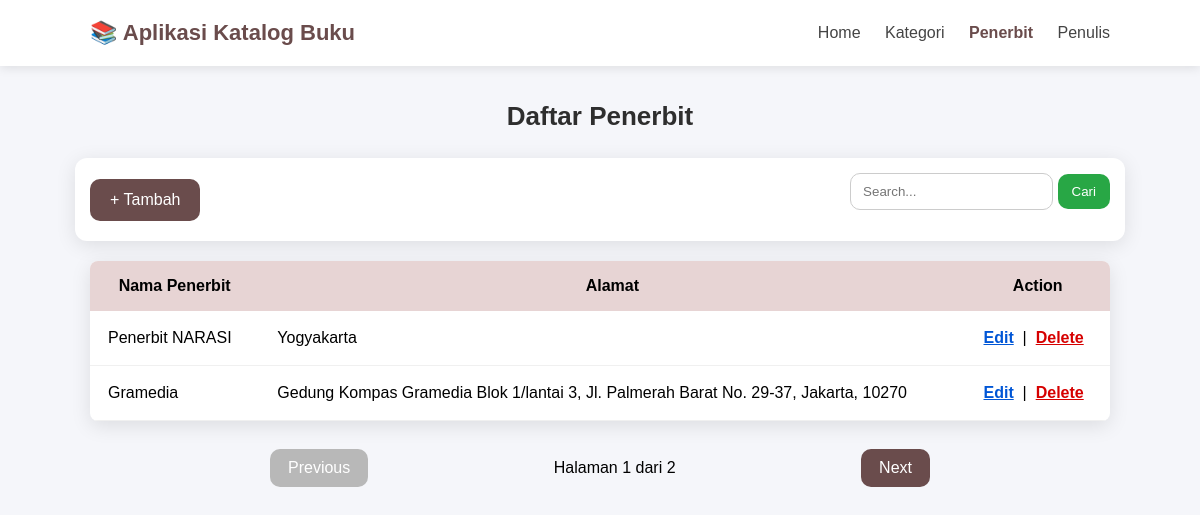
Page /penerbit/index.php on the committed database.
### tables this page shows
CREATE TABLE `penerbit` (
  `id_penerbit` int(10) NOT NULL,
  `nama_penerbit` varchar(50) NOT NULL,
  `alamat` text NOT NULL
);

### penerbit/index.php (the view, shortened to what this page needs)
<?php
require_once("../dbConnection.php");
$limit = 2;
$page = isset($_GET['page']) ? $_GET['page'] : 1;
$start = ($page - 1) * $limit;
$keyword = isset($_GET['search']) ? $_GET['search'] : "";
$where = "";
$count = mysqli_query($mysqli,
    "SELECT COUNT(*) AS total FROM penerbit $where"
);
$total = mysqli_fetch_assoc($count)['total'];
$total_page = ceil($total / $limit);
$result = mysqli_query($mysqli,
    "SELECT * FROM penerbit
     $where
     ORDER BY id_penerbit DESC
     LIMIT $start, $limit"
);
$prev = ($page > 1) ? $page - 1 : 1;
$next = ($page < $total_page) ? $page + 1 : $total_page;
?>
<html>
<head>
    <link rel="stylesheet" href="../style.css">
</head>
<body>
<div class="navbar">
    <div class="nav-container">
        <div class="logo">📚 Aplikasi Katalog Buku</div>
        <div class="menu">
            <a href="../index.php">Home</a>
            <a href="../kategori">Kategori</a>
            <a class="active" href="index.php">Penerbit</a>
            <a href="../penulis">Penulis</a>
        </div>
    </div>
</div>
<h3> Daftar Penerbit</h3>
<div class="top-bar">
    <a href="add.php" class="btn-add">+ Tambah</a>
    <form method="GET" class="form-search">
        <input type="text" name="search" placeholder="Search..." value="<?= $keyword ?>">
        <button type="submit">Cari</button>
    </form>
</div>
<table class="table-book">
    <tr>
        <th>Nama Penerbit</th>
        <th>Alamat</th>
        <th>Action</th>
    </tr>
    <?php while ($res = mysqli_fetch_assoc($result)) { ?>
        <tr>
            <td><?= $res['nama_penerbit'] ?></td>
            <td><?= $res['alamat'] ?></td>
            <td>
                <a class="edit" href="edit.php?id_penerbit=<?= $res['id_penerbit'] ?>">Edit</a>
                &nbsp;|&nbsp;
                <a class="delete"
                   href="delete.php?id_penerbit=<?= $res['id_penerbit'] ?>"
                   onclick="return confirm('Yakin ingin menghapus?')">
                    Delete
                </a>
            </td>
        </tr>
    <?php } ?>
</table>
<br>
<div class="pagination-wrapper">
	<?php if ($page > 1): ?>
		<a href="?page=<?= $prev ?>&search=<?= $keyword ?>" class="pagination-btn">
			Previous
		</a>
	<?php else: ?>
		<a class="pagination-btn disabled">Previous</a>
	<?php endif; ?>
    <span class="page-info">Halaman <?= $page ?> dari <?= $total_page ?></span>
	<?php if ($page < $total_page): ?>
    <a href="?page=<?= $next ?>&search=<?= $keyword ?>" class="pagination-btn">
        Next
    </a>
	<?php else: ?>
		<a class="pagination-btn disabled">Next</a>
	<?php endif; ?>
</div>
</body>
</html>

### style.css (style rules this page uses)
body { font-family: 'Poppins', Arial, Helvetica, sans-serif; background: #f5f6fa; margin: 0; }
.navbar { background: #ffffff; padding: 20px 0; box-shadow: 0 2px 10px rgba(0,0,0,0.1); position: sticky; top: 0; z-index: 10; }
.nav-container { width: 85%; margin: auto; display: flex; justify-content: space-between; align-items: center; }
.logo { font-size: 22px; font-weight: 600; color: #6a4c4c; }
.menu a { margin-left: 20px; text-decoration: none; color: #444; font-weight: 500; transition: 0.3s; }
.menu a:hover, .menu a.active { color: #6a4c4c; font-weight: 600; }
h3 { text-align: center; margin-top: 35px; color: #2e2e2e; font-size: 26px; }
.top-bar { display: flex; justify-content: space-between; align-items: center; background: #fff; width: 85%; margin: 20px auto; padding: 15px; border-radius: 12px; box-shadow: 0 4px 20px rgba(0,0,0,0.1); }
.btn-add { background: #6a4c4c; color: white; padding: 12px 20px; border-radius: 10px; text-decoration: none; font-weight: 500; transition: 0.3s; }
.form-search input { padding: 10px 12px; border-radius: 10px; border: 1px solid #ccc; }
.form-search button { padding: 10px 14px; border: none; border-radius: 10px; background: #28a745; color: white; cursor: pointer; transition: .3s; }
.table-book { width: 85%; margin: 5px auto 10px auto; background: #ffffff; border-collapse: collapse; border-radius: 8px; overflow: hidden; box-shadow: 0 5px 20px rgba(0,0,0,0.1); }
.table-book th { background: #e7d4d4; padding: 16px; }
.table-book td { padding: 18px; border-bottom: 1px solid #f0f0f0; }
.edit { color: #0056d6; font-weight: 600; }
.delete { color: #d60000; font-weight: 600; }
.pagination-wrapper { display: flex; justify-content: space-between; width: 55%; margin: 0px auto; align-items: center; padding-bottom: 30px; }
.pagination-btn { background: #6a4c4c; color: white; padding: 10px 18px; border-radius: 10px; text-decoration: none; transition: .3s; }
.pagination-btn.disabled { background: #b8b8b8; pointer-events: none; }

### rows in the picture
penerbit: nama_penerbit "Penerbit NARASI", alamat "Yogyakarta"
penerbit: nama_penerbit "Gramedia", alamat "Gedung Kompas Gramedia Blok 1/lantai 3, Jl. Palmerah Barat No. 29-37, Jakarta, 10270"

### other values in the picture
$page "1"
$total_page "2"
